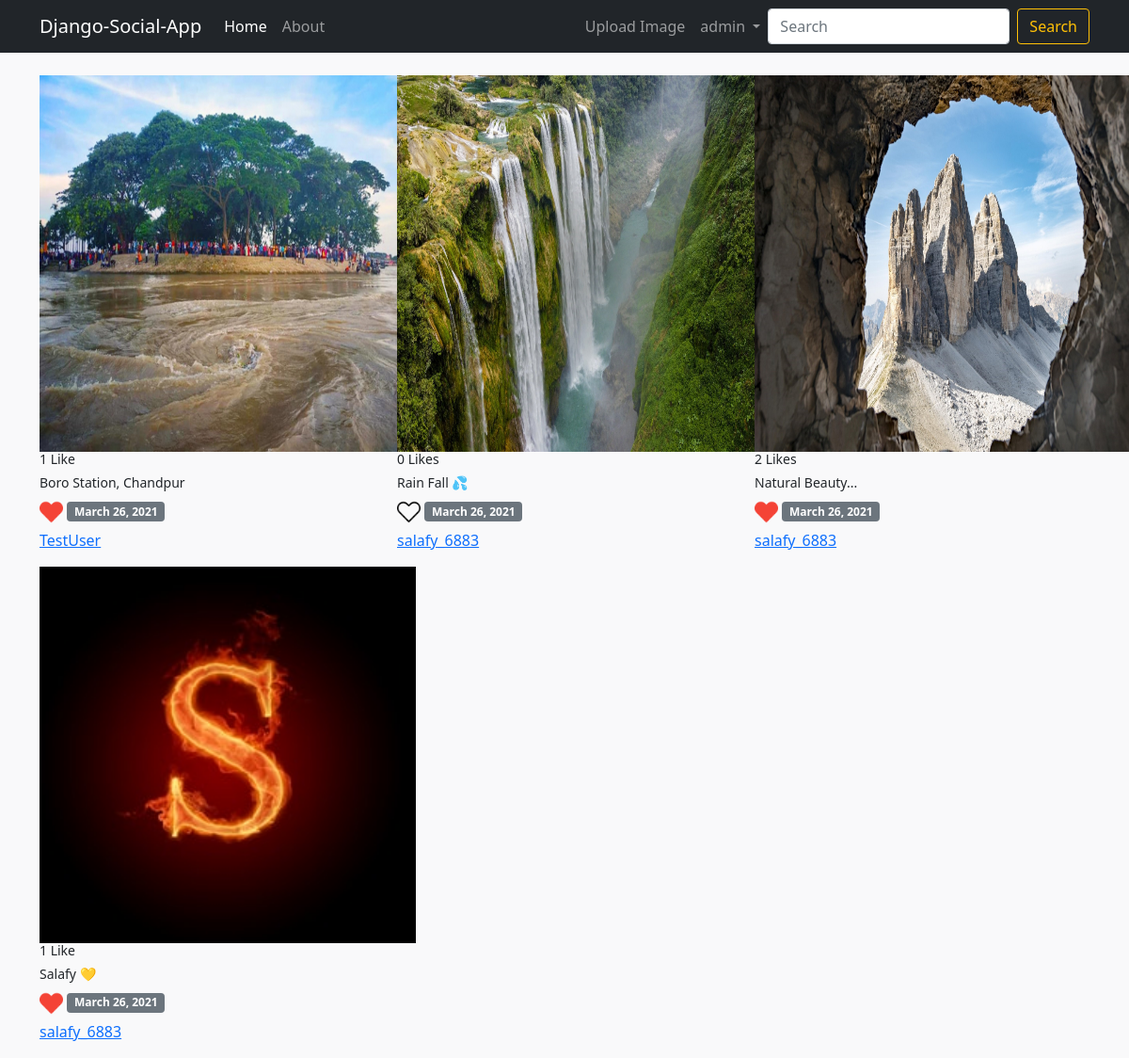
The page / (signed in) on the database its author committed.
### App_Login/models.py (models this page shows, shortened)
class User(AbstractBaseUser):
    email         = models.EmailField(max_length=255, unique=True)
    username      = models.CharField(max_length=30, unique=True)
    active        = models.BooleanField(default=True)  # user can login
    staff         = models.BooleanField(default=False) # staff user non superuser
    admin         = models.BooleanField(default=False) # superuser
    timestamp     = models.DateTimeField(auto_now_add=True)
    USERNAME_FIELD = 'email'
    REQUIRED_FIELDS = ['username',]
    objects = UserManager()
    @property
    def is_active(self):
        return self.active
    class Meta:
        ordering = ['-timestamp',]

### App_Post/models.py (models this page shows, shortened)
class Post(models.Model):
    author = models.ForeignKey(settings.AUTH_USER_MODEL, on_delete=models.CASCADE, related_name='user_post')
    image = models.ImageField(upload_to='post_images')
    caption = models.CharField(max_length=264)
    upload_date = models.DateTimeField(auto_now_add=True)
    update_date = models.DateTimeField(auto_now=True)
    class Meta:
        ordering = ['-upload_date', ]

### App_Post/views.py (the view)
# urls.py: path('', views.home_page, name='home'),
@login_required
def home_page(request):
    follwer_user = Follow.objects.filter(follower=request.user)
    posts = Post.objects.filter(author__in=follwer_user.values_list('following'))
    liked_post = Like.objects.filter(user=request.user)
    liked_post_list = liked_post.values_list('post', flat=True)
    if request.method == 'GET':
        search = request.GET.get('search', '')
        result = User.objects.filter(username__icontains=search)
    context = {
        'search' : search,
        'result' : result,
        'posts' : posts,
        'liked_post_list' : liked_post_list
    }
    return render(request, 'App_Post/index.html', context)

### App_Post/templates/App_Post/index.html (shortened to what this page needs)
{% extends 'App_Post/base.html' %}
{% load static %}
{% block content %}
<div class="row">
  {% for post in posts %}
      <div class="col-md-4 col-sm-12">
        <div class="panel panel-primary">
          <div class="panel-body">
              <img src="{{post.image.url}}" class="img-responsive" style="width:400px; height: 400px;" alt="Image" title="{{post.caption}}">
            </div>
          <div class="panel-footer">
            <h6>{{post.liked_post.count}} Like{{post.liked_post.count|pluralize}}</h6>
            <h6>{{post.caption}}</h6>
            {% if post.pk in liked_post_list %}
                <a href="{% url 'post_unliked' post.id %}"><img style="width: 25px;" src="{% static 'App_Post/images/Up_Heart.png'%}" alt="Up_Heart" title="Up_Heart"></a>
            {% else %}
                <a href="{% url 'post_liked' post.id %}"><img style="width: 25px;" src="{% static 'App_Post/images/Down_Heart.png'%}" alt="Up_Heart" title="Down_Heart"></a>
            {% endif %}
              <h5 class="badge bg-secondary">{{post.upload_date|date:"F d, Y"}}</h5>
              <p><a href="{% url 'other_profile' post.author.username %}">{{post.author.username}}</a></p>
            </div>
        </div>
      </div>
  {% endfor %}
</div>
{% endblock content %}

### App_Post/templates/App_Post/navber.html (shortened to what this page needs)
<nav class="navbar navbar-expand-lg navbar-dark bg-dark">
    <div class="container">
      <a class="navbar-brand" href="{% url 'home'%}">Django-Social-App</a>
      <div class="collapse navbar-collapse" id="navbarSupportedContent">
        <ul class="navbar-nav me-auto">
          <li class="nav-item">
            <a class="nav-link active" aria-current="page" href="{% url 'home'%}">Home</a>
          </li>
          <li class="nav-item">
            <a class="nav-link" href="#">About</a>
          </li>
        </ul>
        <ul class="navbar-nav ms-auto">
          {% if user.is_authenticated %}
          <li class="nav-item">
            <a class="nav-link" aria-current="page" href="{% url 'post_create'%}">Upload Image</a>
          </li>
          <li class="nav-item dropdown">
            <a class="nav-link dropdown-toggle" href="#" id="navbarDropdown" role="button" data-toggle="dropdown" aria-haspopup="true" aria-expanded="false">
              {{user.username}}
            </a>
          </li>
          {% endif %}
        </ul>
        <form class="d-flex" method="GET">
          <input class="form-control me-2" name="search" type="search" placeholder="Search" aria-label="Search">
          <button class="btn btn-outline-warning" type="submit">Search</button>
        </form>
      </div>
    </div>
  </nav>

### App_Login/static/App_Login/css/main.css (style rules this page uses)
body { background-color: #f9f9fa }
img { width: 100px; }
h6 { font-size: 14px }

### rows shown on the page
User: username "admin"
Post: image (picture), liked_post.count "1", caption "Boro Station, Chandpur", upload_date "March 26, 2021", author.username "TestUser"
Post: image (picture), liked_post.count "0", caption "Rain Fall 💦", upload_date "March 26, 2021", author.username "salafy_6883"
Post: image (picture), liked_post.count "2", caption "Natural Beauty...", upload_date "March 26, 2021", author.username "salafy_6883"
Post: image (picture), liked_post.count "1", caption "Salafy 💛", upload_date "March 26, 2021", author.username "salafy_6883"
